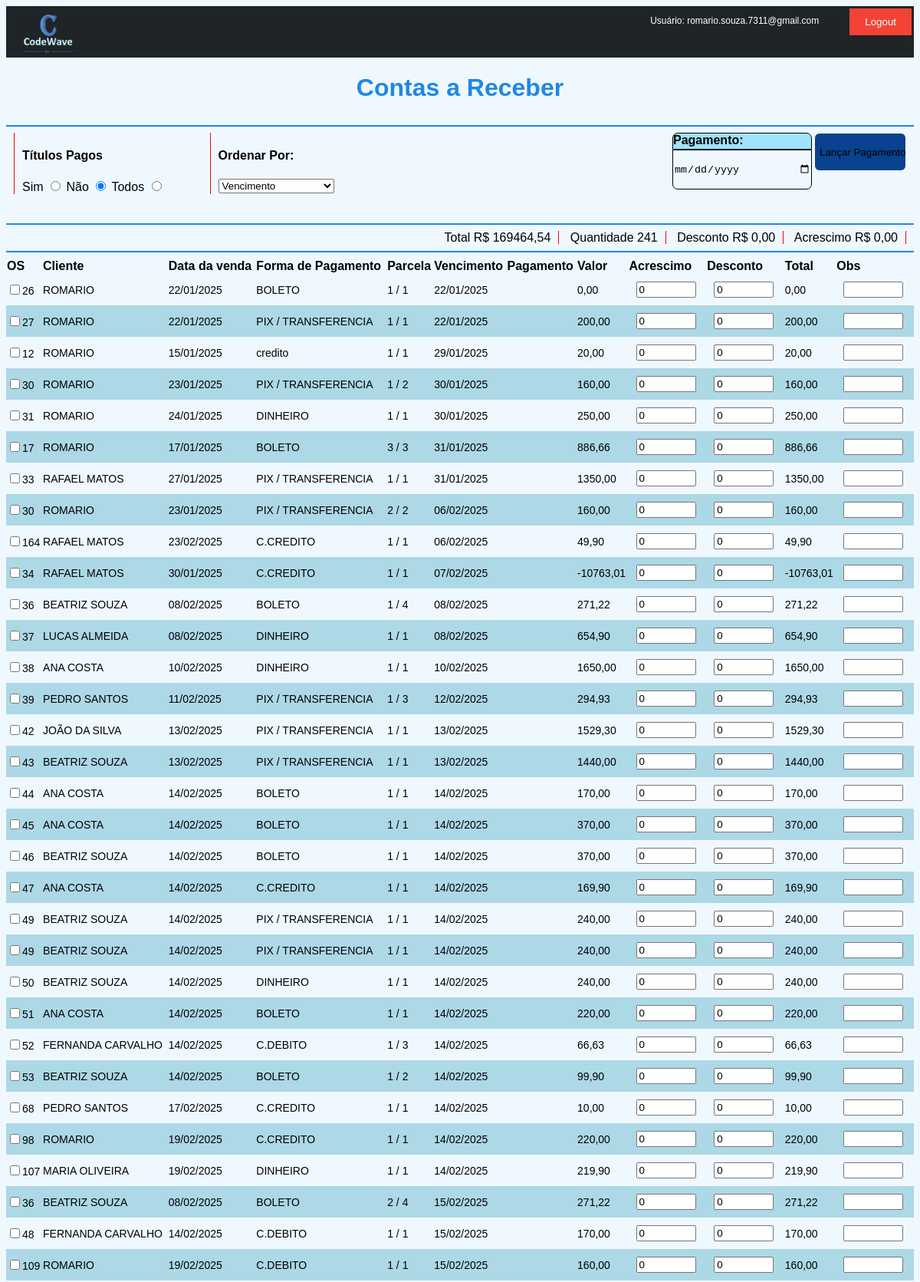
Page /contas_receber (signed in, upper part) on the committed database.
### loja/models.py (models this page shows, shortened)
class Contas_receber(models.Model):
    os = models.DecimalField(max_digits=100, decimal_places=0, default=0)
    data_finalizacao =  models.DateTimeField(default=datetime.now)
    parcela = models.CharField(max_length=10)
    forma_pg = models.CharField(max_length=10)
    pagador = models.ForeignKey(Cliente, null=True, blank=True, on_delete=models.SET_NULL)
    valor = models.DecimalField(max_digits=10, decimal_places=2, default=0)
    vencimento = models.DateTimeField(null=False, blank=False)
    obs = models.CharField(max_length=50)
    data_pg = models.DateField(null=True, blank=True)
    desconto = models.DecimalField(max_digits=10, decimal_places=2, default=0)
    acrescimo = models.DecimalField(max_digits=10, decimal_places=2, default=0)
    total = models.DecimalField(max_digits=10, decimal_places=2, default=0)

class Cliente(models.Model):
    nome = models.CharField(max_length=30)
    cpf_cnpj = models.CharField(max_length=14, unique=True)
    endereco = models.CharField(max_length=100,null=True, blank=True)
    telefone = models.CharField(max_length=16)
    whatsapp = models.CharField(max_length=16)
    email = models.EmailField()
    obs = models.CharField(max_length=300, null=True, blank=True)
    data_cadastro = models.DateField(default=date.today)

### loja/views.py (the view, shortened to what this page needs)
# urls.py: path('contas_receber', contas_receber, name="contas_receber"),
@login_required(login_url='/')
def contas_receber(request):
    nome_usuario = request.user.username
    dados = request.POST.dict()
    filtro = 'nao'
    ordenar_por = 'vencimento'
    if request.method == "POST":
        filtro = dados.get('titulos_pg', 'nao')
        ordenar_por = dados.get('ordenar_por', 'vencimento')
    vendas = Contas_receber.objects.all()
    if filtro == "nao":
        vendas = vendas.filter(data_pg__isnull=True)
    elif filtro == "sim":
        vendas = vendas.filter(data_pg__isnull=False)
    vendas = vendas.order_by(ordenar_por)
    total_venda = vendas.aggregate(total=Sum('total'))['total'] or 0
    quant_venda = vendas.count()
    desconto_geral = vendas.aggregate(desconto=Sum('desconto'))['desconto'] or 0
    acrescimo_geral = vendas.aggregate(acrescimo=Sum('acrescimo'))['acrescimo'] or 0
    context = {'filtro':filtro,'ordenar_por':ordenar_por, 'nome_usuario':nome_usuario,
                'total_venda':total_venda,'quant_venda':quant_venda,'desconto_geral':desconto_geral,'acrescimo_geral':acrescimo_geral,
                'vendas':vendas}
    return render(request, "contas_a_receber.html", context)

### loja/templates/contas_a_receber.html (shortened to what this page needs)
{% extends 'base.html' %} {% load static %} {% block body %}
<h1>Contas a Receber</h1>
<hr>
 <form id="filtroForm" method="POST" action="{% url 'contas_receber' %}" >
  <div style="display: flex;">
    <div class="bloco_filtro">
      <div class="itens_bloco_filtro">
        <h4>Títulos Pagos</h4>
        <label for="sim">Sim</label>
        <input type="radio" name="titulos_pg" value="sim" onchange="this.form.submit()" {% if filtro == 'sim' %} checked {% endif %} />
        <label for="nao">Não</label>
        <input type="radio" name="titulos_pg" value="nao" onchange="this.form.submit()" {% if filtro == 'nao' %} checked {% endif %} />
        <label for="todos">Todos</label>
        <input type="radio" name="titulos_pg" value="todos" onchange="this.form.submit()" {% if filtro == 'todos' %} checked {% endif %} />
      </div>
    </div>
    <div class="bloco_filtro">
      <div class="itens_bloco_filtro">
        <h4>Ordenar Por:</h4>
        <select name="ordenar_por" onchange="this.form.submit()">
          <option value="vencimento" {% if ordenar_por == 'vencimento' %} selected {% endif %}>Vencimento</option>
        </select>
      </div>
    </div>
  </div>
</form>
<form method="POST" action="{% url 'contas_receber' %}">
  <div style="display: flex;justify-content: flex-end; margin-top: -100px;">
    <div class="caixas_barra_pesquisa_total">
      <h4 class="nome_caixa_item_parcelas" style="border: 1px solid black; color: black;">Pagamento:</h4>
      <input class="caixa2_parcelas widht_data" required name="pagamento" type="date" style="border: 1px solid black;">
    </div>
    <div style="margin: 0 10px 0 20px;">
      <input class="butao_servico" type="submit" name="acao" value="Lançar Pagamento">
    </div>
  </div>
  <hr>
  <div style="text-align: right;">
    <label>Total</label>
    <label class="resumo_contas_pag_rec">R$ {{ total_venda|floatformat:2 }}</label>
    <label>Quantidade</label>
    <label class="resumo_contas_pag_rec">{{ quant_venda }}</label>
    <label>Desconto</label>
    <label class="resumo_contas_pag_rec">R$ {{ desconto_geral|floatformat:2 }}</label>
    <label>Acrescimo</label>
    <label class="resumo_contas_pag_rec">R$ {{ acrescimo_geral|floatformat:2 }}</label>
  </div>
  <hr />
  <table>
    <thead>
      <tr>
        <th>OS</th>
        <th>Cliente</th>
        <th>Data da venda</th>
        <th>Forma de Pagamento</th>
        <th>Parcela</th>
        <th>Vencimento</th>
        <th>Pagamento</th>
        <th>Valor</th>
        <th>Acrescimo</th>
        <th>Desconto</th>
        <th>Total</th>
        <th>Obs</th>
      </tr>
    </thead>
    <tbody>
      {% for item in vendas %}
      <tr>
        <th><input type="checkbox" name="venda{{ item.id }}" value={{item.id}} class="selecionar">{{ item.os }}</th>
        <th>{{ item.pagador.nome }}</th>
        <th>{{ item.data_finalizacao|date:"d/m/Y" }}</th>
        <th>{{ item.forma_pg }}</th>
        <th>{{ item.parcela }}</th>
        <th>{{ item.vencimento|date:"d/m/Y" }}</th>
        <th>{{ item.data_pg|date:"d/m/Y" }}</th>
        <th>{{ item.valor }}</th>
        {% if item.data_pg %}
          <td>{{item.acrescimo|floatformat:2}}</td>
          <td>{{item.desconto|floatformat:2}}</td>
        {% else %}
          <td><input style="width: 70px;" name="acrescimo{{item.id}}" value="0"></td>
          <td><input style="width: 70px;" name="desconto{{item.id}}" value="0"></td>
        {% endif %}
        <th>{{ item.total }}</th>
        {% if item.data_pg %}
          <td>{{item.obs}}</td>
        {% else %}
          <td><input style="width: 70px;" name="obs{{item.id}}"></td>
        {% endif %}
      </tr>
      {% endfor %}
    </tbody>
  </table>
</form>
{% endblock %}

### loja/templates/base.html (shortened to what this page needs)
{% load static %}
<!DOCTYPE html>
<html lang="pt-br">
  <head>
    <link rel="stylesheet" type="text/css" href="{% static 'css/main.css' %}" />
  </head>
  <body>
    <div class="espaco_logo">
      <a class="imagem_logo" href="{% url 'menu' %}">
        <img src="{% static 'imagens/logo.jpeg' %}" alt="Logo" width="70px" />
      </a>
      <p class="nome_do_usuario">Usuário: {{ nome_usuario }}</p>
      <form method="POST" action="{% url 'logout' %}">
        <button class="btn-logout" type="submit">Logout</button>
      </form>
    </div>
    {% block body %} {% endblock %}
  </body>
</html>

### static/css/main.css (style rules this page uses)
.butao_servico { width: 120px; height: 50px; border-radius: 7px; background-color: #09428e; border: 1px solid white; }
tbody th { font-weight: normal; font-family: Arial, sans-serif; font-size: 14px; }
tbody td { font-weight: normal; font-family: Arial, sans-serif; font-size: 14px; }
table { width: 100%; border-collapse: collapse; }
th, td { text-align: left; }
tr:nth-child(even) { background-color: #add8e6; }
.bloco_filtro { margin: 0 50px 20px 10px; border-left: 1px solid rgb(248, 3, 3); }
.itens_bloco_filtro { margin: 0 0 0 10px; }
body { font-family: Arial, sans-serif; background-color: #f0f8ff; }
h1 { text-align: center; color: #1e88e5; }
hr { border: 1px solid #1e88e5; }
td { padding: 10px; }
.espaco_logo { display: flex; background-color: rgba(1, 5, 8, 0.871); width: 100%; margin: 0 0 5px 0; }
.imagem_logo { margin: 0 0 0 20px; }
.nome_do_usuario { color: #ffffff; margin-left: auto; padding: 0 40px 0 0; font-size: 12px; }
.resumo_contas_pag_rec { border-right: 1px solid red; margin: 0 10px 0 0; padding: 0 10px 0 0; }
.btn-logout { background-color: #f44336; color: white; border: none; padding: 10px 20px; cursor: pointer; margin: 3px 3px 0 0; }
.butao_servico { margin: 0 0 0 -5px; }
.caixas_barra_pesquisa_total { width: 120px; height: 100px; margin: 0 50px 10px 20px; border: 0; gap: 30px; }
.nome_caixa_item_parcelas { color: rgb(255, 255, 255); background-color: rgba(0, 183, 255, 0.336); border-radius: 7px 7px 0 0; height: 20px; width: 180px; margin: 0; }
.caixa2_parcelas { border: 0; width: 146.5%; height: 50px; border-radius: 0 0 7px 7px; background-color: aliceblue; margin-top: 0; }
.widht_data { width: 179px; }

### rows in the picture
Contas_receber: os "26", pagador.nome "ROMARIO", data_finalizacao "22/01/2025", forma_pg "BOLETO", parcela "1 / 1", vencimento "22/01/2025", valor "0,00", total "0,00"
Contas_receber: os "27", pagador.nome "ROMARIO", data_finalizacao "22/01/2025", forma_pg "PIX / TRANSFERENCIA", parcela "1 / 1", vencimento "22/01/2025", valor "200,00", total "200,00"
Contas_receber: os "12", pagador.nome "ROMARIO", data_finalizacao "15/01/2025", forma_pg "credito", parcela "1 / 1", vencimento "29/01/2025", valor "20,00", total "20,00"
Contas_receber: os "30", pagador.nome "ROMARIO", data_finalizacao "23/01/2025", forma_pg "PIX / TRANSFERENCIA", parcela "1 / 2", vencimento "30/01/2025", valor "160,00", total "160,00"
Contas_receber: os "31", pagador.nome "ROMARIO", data_finalizacao "24/01/2025", forma_pg "DINHEIRO", parcela "1 / 1", vencimento "30/01/2025", valor "250,00", total "250,00"
Contas_receber: os "17", pagador.nome "ROMARIO", data_finalizacao "17/01/2025", forma_pg "BOLETO", parcela "3 / 3", vencimento "31/01/2025", valor "886,66", total "886,66"
Contas_receber: os "33", pagador.nome "RAFAEL MATOS", data_finalizacao "27/01/2025", forma_pg "PIX / TRANSFERENCIA", parcela "1 / 1", vencimento "31/01/2025", valor "1350,00", total "1350,00"
Contas_receber: os "30", pagador.nome "ROMARIO", data_finalizacao "23/01/2025", forma_pg "PIX / TRANSFERENCIA", parcela "2 / 2", vencimento "06/02/2025", valor "160,00", total "160,00"
Contas_receber: os "164", pagador.nome "RAFAEL MATOS", data_finalizacao "23/02/2025", forma_pg "C.CREDITO", parcela "1 / 1", vencimento "06/02/2025", valor "49,90", total "49,90"
Contas_receber: os "34", pagador.nome "RAFAEL MATOS", data_finalizacao "30/01/2025", forma_pg "C.CREDITO", parcela "1 / 1", vencimento "07/02/2025", valor "-10763,01", total "-10763,01"
Contas_receber: os "36", pagador.nome "BEATRIZ SOUZA", data_finalizacao "08/02/2025", forma_pg "BOLETO", parcela "1 / 4", vencimento "08/02/2025", valor "271,22", total "271,22"
Contas_receber: os "37", pagador.nome "LUCAS ALMEIDA", data_finalizacao "08/02/2025", forma_pg "DINHEIRO", parcela "1 / 1", vencimento "08/02/2025", valor "654,90", total "654,90"
Contas_receber: os "38", pagador.nome "ANA COSTA", data_finalizacao "10/02/2025", forma_pg "DINHEIRO", parcela "1 / 1", vencimento "10/02/2025", valor "1650,00", total "1650,00"
Contas_receber: os "39", pagador.nome "PEDRO SANTOS", data_finalizacao "11/02/2025", forma_pg "PIX / TRANSFERENCIA", parcela "1 / 3", vencimento "12/02/2025", valor "294,93", total "294,93"
Contas_receber: os "42", pagador.nome "JOÃO DA SILVA", data_finalizacao "13/02/2025", forma_pg "PIX / TRANSFERENCIA", parcela "1 / 1", vencimento "13/02/2025", valor "1529,30", total "1529,30"
Contas_receber: os "43", pagador.nome "BEATRIZ SOUZA", data_finalizacao "13/02/2025", forma_pg "PIX / TRANSFERENCIA", parcela "1 / 1", vencimento "13/02/2025", valor "1440,00", total "1440,00"
Contas_receber: os "44", pagador.nome "ANA COSTA", data_finalizacao "14/02/2025", forma_pg "BOLETO", parcela "1 / 1", vencimento "14/02/2025", valor "170,00", total "170,00"
Contas_receber: os "45", pagador.nome "ANA COSTA", data_finalizacao "14/02/2025", forma_pg "BOLETO", parcela "1 / 1", vencimento "14/02/2025", valor "370,00", total "370,00"
Contas_receber: os "46", pagador.nome "BEATRIZ SOUZA", data_finalizacao "14/02/2025", forma_pg "BOLETO", parcela "1 / 1", vencimento "14/02/2025", valor "370,00", total "370,00"
Contas_receber: os "47", pagador.nome "ANA COSTA", data_finalizacao "14/02/2025", forma_pg "C.CREDITO", parcela "1 / 1", vencimento "14/02/2025", valor "169,90", total "169,90"
Contas_receber: os "49", pagador.nome "BEATRIZ SOUZA", data_finalizacao "14/02/2025", forma_pg "PIX / TRANSFERENCIA", parcela "1 / 1", vencimento "14/02/2025", valor "240,00", total "240,00"
Contas_receber: os "49", pagador.nome "BEATRIZ SOUZA", data_finalizacao "14/02/2025", forma_pg "PIX / TRANSFERENCIA", parcela "1 / 1", vencimento "14/02/2025", valor "240,00", total "240,00"
Contas_receber: os "50", pagador.nome "BEATRIZ SOUZA", data_finalizacao "14/02/2025", forma_pg "DINHEIRO", parcela "1 / 1", vencimento "14/02/2025", valor "240,00", total "240,00"
Contas_receber: os "51", pagador.nome "ANA COSTA", data_finalizacao "14/02/2025", forma_pg "BOLETO", parcela "1 / 1", vencimento "14/02/2025", valor "220,00", total "220,00"
Contas_receber: os "52", pagador.nome "FERNANDA CARVALHO", data_finalizacao "14/02/2025", forma_pg "C.DEBITO", parcela "1 / 3", vencimento "14/02/2025", valor "66,63", total "66,63"
Contas_receber: os "53", pagador.nome "BEATRIZ SOUZA", data_finalizacao "14/02/2025", forma_pg "BOLETO", parcela "1 / 2", vencimento "14/02/2025", valor "99,90", total "99,90"
Contas_receber: os "68", pagador.nome "PEDRO SANTOS", data_finalizacao "17/02/2025", forma_pg "C.CREDITO", parcela "1 / 1", vencimento "14/02/2025", valor "10,00", total "10,00"
Contas_receber: os "98", pagador.nome "ROMARIO", data_finalizacao "19/02/2025", forma_pg "C.CREDITO", parcela "1 / 1", vencimento "14/02/2025", valor "220,00", total "220,00"
Contas_receber: os "107", pagador.nome "MARIA OLIVEIRA", data_finalizacao "19/02/2025", forma_pg "DINHEIRO", parcela "1 / 1", vencimento "14/02/2025", valor "219,90", total "219,90"
Contas_receber: os "36", pagador.nome "BEATRIZ SOUZA", data_finalizacao "08/02/2025", forma_pg "BOLETO", parcela "2 / 4", vencimento "15/02/2025", valor "271,22", total "271,22"
Contas_receber: os "48", pagador.nome "FERNANDA CARVALHO", data_finalizacao "14/02/2025", forma_pg "C.DEBITO", parcela "1 / 1", vencimento "15/02/2025", valor "170,00", total "170,00"
Contas_receber: os "109", pagador.nome "ROMARIO", data_finalizacao "19/02/2025", forma_pg "C.DEBITO", parcela "1 / 1", vencimento "15/02/2025", valor "160,00", total "160,00"

### other values in the picture
{{ nome_usuario }} "romario.souza.7311@gmail.com"
{{ total_venda|floatformat:2 }} "169464,54"
{{ quant_venda }} "241"
{{ desconto_geral|floatformat:2 }} "0,00"
{{ acrescimo_geral|floatformat:2 }} "0,00"
